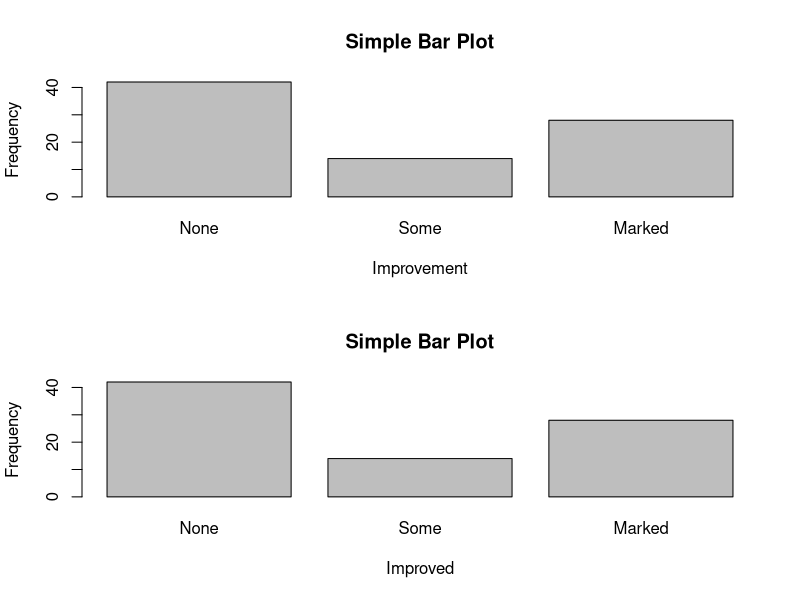

Here is the R script that generated this plot:
library(vcd)
par(mfrow=c(2,1))
counts <- table(Arthritis$Improved)

counts
#Bar plots display the distribution (frequencies) of a categorical variable through vertical or horizontal bars.
barplot(counts,
        main="Simple Bar Plot",
        xlab="Improvement", ylab="Frequency")

#If the categorical variable to be plotted is a factor or ordered factor, you can create a vertical bar plot quickly with the plot() function.
counts <- factor(Arthritis$Improved)
counts
plot(counts, main="Simple Bar Plot",
               xlab="Improved", ylab="Frequency")

